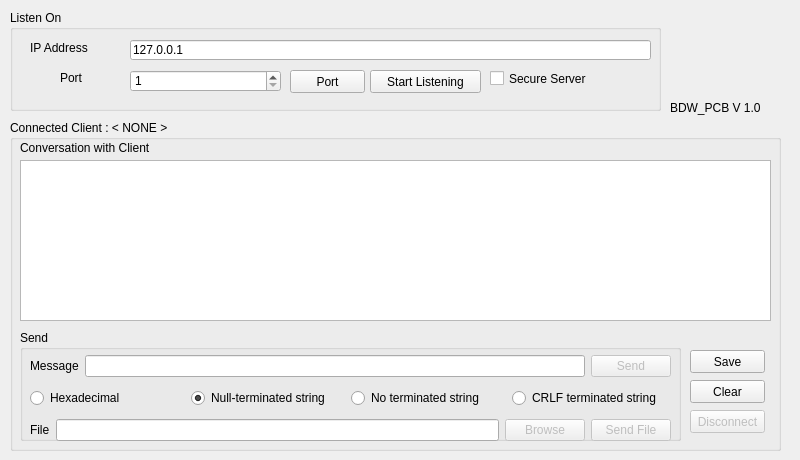
   <widget class="QWidget" name="uiServer">
    <attribute name="title">
     <string>Server</string>
    </attribute>
    <widget class="QGroupBox" name="uiServerGroupBoxConnection">
     <property name="geometry">
      <rect>
       <x>10</x>
       <y>120</y>
       <width>771</width>
       <height>331</height>
      </rect>
     </property>
     <property name="title">
      <string>Connected Client : &lt; NONE &gt;</string>
     </property>
     <widget class="QLabel" name="label_7">
      <property name="geometry">
       <rect>
        <x>10</x>
        <y>20</y>
        <width>741</width>
        <height>16</height>
       </rect>
      </property>
      <property name="text">
       <string>Conversation with Client</string>
      </property>
      <property name="textFormat">
       <enum>Qt::AutoText</enum>
      </property>
     </widget>
     <widget class="QGroupBox" name="groupBox_5">
      <property name="geometry">
       <rect>
        <x>10</x>
        <y>210</y>
        <width>661</width>
        <height>111</height>
       </rect>
      </property>
      <property name="title">
       <string>Send</string>
      </property>
      <widget class="QWidget" name="verticalLayoutWidget_2">
       <property name="geometry">
        <rect>
         <x>10</x>
         <y>20</y>
         <width>641</width>
         <height>98</height>
        </rect>
       </property>
       <layout class="QVBoxLayout" name="verticalLayout_2">
        <item>
         <layout class="QHBoxLayout" name="horizontalLayout_5">
          <item>
           <widget class="QLabel" name="label_8">
            <property name="text">
             <string>Message</string>
            </property>
           </widget>
          </item>
          <item>
           <widget class="QLineEdit" name="uiServerMsg">
            <property name="maxLength">
             <number>65536</number>
            </property>
           </widget>
          </item>
          <item>
           <widget class="QPushButton" name="uiServerSendMsgBtn">
            <property name="enabled">
             <bool>false</bool>
            </property>
            <property name="text">
             <string>Send</string>
            </property>
           </widget>
          </item>
         </layout>
        </item>
        <item>
         <layout class="QHBoxLayout" name="horizontalLayout_2">
          <property name="spacing">
           <number>1</number>
          </property>
          <item>
           <widget class="QRadioButton" name="uiServerRadioHex">
            <property name="text">
             <string>Hexadecimal</string>
            </property>
           </widget>
          </item>
          <item>
           <widget class="QRadioButton" name="uiServerRadioNull">
            <property name="text">
             <string>Null-terminated string</string>
            </property>
            <property name="checked">
             <bool>true</bool>
            </property>
           </widget>
          </item>
          <item>
           <widget class="QRadioButton" name="uiServerRadioChars">
            <property name="text">
             <string>No terminated string</string>
            </property>
           </widget>
          </item>
          <item>
           <widget class="QRadioButton" name="uiServerRadioCRLF">
            <property name="text">
             <string>CRLF terminated string</string>
            </property>
           </widget>
          </item>
         </layout>
        </item>
        <item>
         <layout class="QHBoxLayout" name="horizontalLayout_6">
          <item>
           <widget class="QLabel" name="label_9">
            <property name="text">
             <string>File</string>
            </property>
           </widget>
          </item>
          <item>
           <widget class="QLineEdit" name="uiServerFile"/>
          </item>
          <item>
           <widget class="QPushButton" name="uiServerBrowseBtn">
            <property name="enabled">
             <bool>false</bool>
            </property>
            <property name="text">
             <string>Browse</string>
            </property>
           </widget>
          </item>
          <item>
           <widget class="QPushButton" name="uiServerSendFileBtn">
            <property name="enabled">
             <bool>false</bool>
            </property>
            <property name="text">
             <string>Send File</string>
            </property>
           </widget>
          </item>
         </layout>
        </item>
       </layout>
      </widget>
     </widget>
     <widget class="QPushButton" name="uiServerSaveLogBtn">
      <property name="geometry">
       <rect>
        <x>680</x>
        <y>230</y>
        <width>75</width>
        <height>23</height>
       </rect>
      </property>
      <property name="text">
       <string>Save</string>
      </property>
     </widget>
     <widget class="QPushButton" name="uiServerClearLogBtn">
      <property name="geometry">
       <rect>
        <x>680</x>
        <y>260</y>
        <width>75</width>
        <height>23</height>
       </rect>
      </property>
      <property name="text">
       <string>Clear</string>
      </property>
     </widget>
     <widget class="QPushButton" name="uiServerDisconnectBtn">
      <property name="enabled">
       <bool>false</bool>
      </property>
      <property name="geometry">
       <rect>
        <x>680</x>
        <y>290</y>
        <width>75</width>
        <height>23</height>
       </rect>
      </property>
      <property name="text">
       <string>Disconnect</string>
      </property>
     </widget>
     <widget class="QTextEdit" name="uiServerLog">
      <property name="geometry">
       <rect>
        <x>10</x>
        <y>40</y>
        <width>751</width>
        <height>161</height>
       </rect>
      </property>
      <property name="readOnly">
       <bool>true</bool>
      </property>
     </widget>
    </widget>
    <widget class="QGroupBox" name="groupBox_6">
     <property name="geometry">
      <rect>
       <x>10</x>
       <y>10</y>
       <width>651</width>
       <height>101</height>
      </rect>
     </property>
     <property name="title">
      <string>Listen On</string>
     </property>
     <widget class="QLabel" name="label_10">
      <property name="geometry">
       <rect>
        <x>20</x>
        <y>30</y>
        <width>91</width>
        <height>16</height>
       </rect>
      </property>
      <property name="text">
       <string>IP Address</string>
      </property>
     </widget>
     <widget class="QLineEdit" name="uiServerIP">
      <property name="geometry">
       <rect>
        <x>120</x>
        <y>30</y>
        <width>521</width>
        <height>20</height>
       </rect>
      </property>
      <property name="text">
       <string>127.0.0.1</string>
      </property>
     </widget>
     <widget class="QLabel" name="label_11">
      <property name="geometry">
       <rect>
        <x>50</x>
        <y>60</y>
        <width>61</width>
        <height>16</height>
       </rect>
      </property>
      <property name="text">
       <string>Port</string>
      </property>
     </widget>
     <widget class="QPushButton" name="uiServerPortListBtn">
      <property name="geometry">
       <rect>
        <x>280</x>
        <y>60</y>
        <width>75</width>
        <height>23</height>
       </rect>
      </property>
      <property name="text">
       <string>Port</string>
      </property>
     </widget>
     <widget class="QPushButton" name="uiServerListenBtn">
      <property name="geometry">
       <rect>
        <x>360</x>
        <y>60</y>
        <width>111</width>
        <height>23</height>
       </rect>
      </property>
      <property name="text">
       <string>Start Listening</string>
      </property>
     </widget>
     <widget class="QSpinBox" name="uiServerPort">
      <property name="geometry">
       <rect>
        <x>120</x>
        <y>60</y>
        <width>151</width>
        <height>22</height>
       </rect>
      </property>
      <property name="minimum">
       <number>1</number>
      </property>
      <property name="maximum">
       <number>65535</number>
      </property>
     </widget>
     <widget class="QCheckBox" name="uiServerSecure">
      <property name="geometry">
       <rect>
        <x>480</x>
        <y>60</y>
        <width>121</width>
        <height>17</height>
       </rect>
      </property>
      <property name="text">
       <string>Secure Server</string>
      </property>
     </widget>
    </widget>
    <widget class="QLabel" name="label_12">
     <property name="geometry">
      <rect>
       <x>670</x>
       <y>100</y>
       <width>121</width>
       <height>16</height>
      </rect>
     </property>
     <property name="text">
      <string>BDW_PCB V 1.0</string>
     </property>
    </widget>
    <widget class="QLabel" name="label_30">
     <property name="geometry">
      <rect>
       <x>690</x>
       <y>30</y>
       <width>81</width>
       <height>71</height>
      </rect>
     </property>
     <property name="text">
      <string/>
     </property>
     <property name="pixmap">
      <pixmap resource="myimage.qrc">:/image/22.jpg</pixmap>
     </property>
    </widget>
   </widget>
